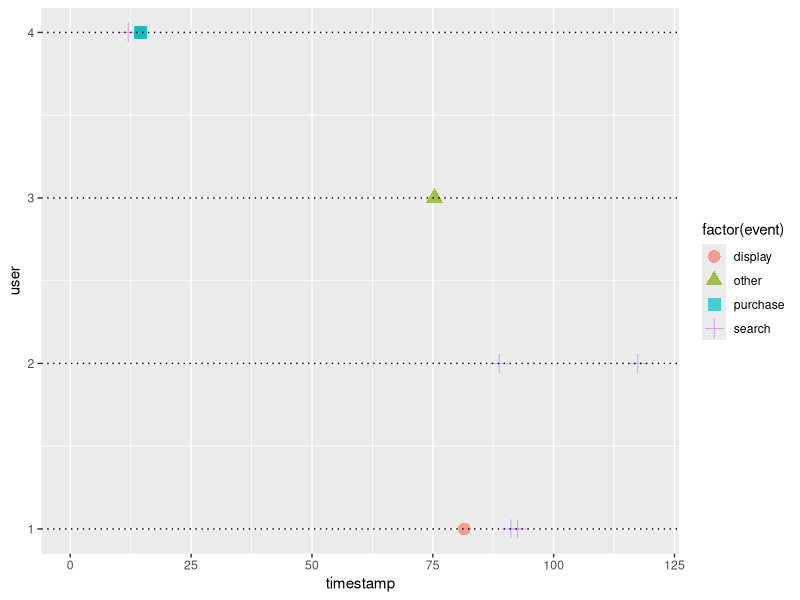

Reproduce this figure in R.
## ---- chunk 1
suppressMessages(library(MASS))
suppressMessages(library(dplyr))
suppressMessages(library(xtable))
options(xtable.comment = FALSE)
suppressMessages(library(ggplot2))
knitr::opts_chunk$set(cache = T)
## ---- chunk 2
ad_types <- c("search", "display", "other", "purchase")
K <- length(ad_types)
alpha_mean <- matrix(c(2.817, 0.0860, 0.5381, 0.6167,
                      0.1614, 1.7818, 0.2055, 0.0845,
                      0.4647, 0.1270, 8.0526, 0.8384), nrow = 3, ncol = 4)
row.names(alpha_mean) <- ad_types[1:3]
colnames(alpha_mean) <- ad_types

alpha_sd <- matrix(c(0.1765, 0.0214, 0.0562, 0.0633,
                      0.0496, 0.2314, 0.0572, 0.0347,
                      0.0654, 0.0367, 0.4117, 0.0867), nrow = 3, ncol = 4)

beta_mean <- c(34.0188, 46.8854, 51.5114)
beta_sd <- c(1.7426, 4.9370, 2.3241)
names(beta_mean) <- ad_types[1:3]

theta_mu_mean <- c(-5.3926, -6.1027, -5.8063, -9.7704) 
theta_mu_sd <- c(0.0166, 0.0212, 0.0221, 0.0762) 
names(theta_mu_mean) <- ad_types
names(theta_mu_sd) <- ad_types

Sigma_mu_mean <- matrix(c(0.4584, -0.1197, -0.4942, 0.2256,
                     -0.1197, 0.5934, -0.3380, -0.4157,
                     -0.4942, -0.3380, 1.0014, 0.0762,
                     0.2256, -0.4157, 0.0762, 2.3914), nrow = 4, ncol = 4)

Sigma_mu_sd <- matrix(c(0.0246, -0.0212, 0.0257, 0.1228,
                     0.0212, 0.0335, 0.0304, 0.1665,
                     0.0257, 0.0304, 0.0365, 0.2440,
                     0.1228, 0.1665, 0.2440, 0.2575), nrow = 4, ncol = 4)

row.names(Sigma_mu_mean) <- ad_types
colnames(Sigma_mu_mean) <- ad_types
  
psi_mean <- c(-0.5664, -0.7556, -0.6235, 0.2787)
psi_sd <- c(0.1228, 0.2348, 0.1229, 0.2160)
names(psi_mean) <- ad_types
names(psi_sd) <- ad_types

first_click_prob <- c(1199, 418, 811) %>% prop.table()
## ---- chunk 3
knitr::kable(alpha_mean, caption = "alpha", escape = F)
## ---- chunk 4
knitr::kable(beta_mean, caption = "beta", escape = F)
## ---- chunk 5
knitr::kable(theta_mu_mean, caption = "theta", escape = F)
## ---- chunk 6
knitr::kable(Sigma_mu_mean, caption = "Sigma", escape = F)
## ---- chunk 7
knitr::kable(psi_mean, caption = "psi", escape = F)
## ---- chunk 8
gammaShRaFromMeanSD <- function( mean , sd ) {
  if ( mean <=0 ) stop("mean must be > 0")
  if ( sd <=0 ) stop("sd must be > 0")
  shape = mean^2/sd^2
  rate = mean/sd^2
  return( list( shape=shape , rate=rate ) )
}

draw_params <- function() {
  alpha <- matrix(nrow = nrow(alpha_mean), ncol = ncol(alpha_mean))
  for(j in c(1:nrow(alpha_mean))) {
    for(k in c(1:ncol(alpha_mean))) {
      gam <- gammaShRaFromMeanSD(mean = alpha_mean[j,k], sd = alpha_sd[j,k])
      alpha[j,k] <- rgamma(n=1, shape = gam$shape, rate = gam$rate)
    }
  }
  
  beta <- numeric()
  for(j in c(1:length(beta_mean))) {
      gam <- gammaShRaFromMeanSD(mean = beta_mean[j], sd = beta_sd[j])
      beta[j] <- rgamma(n=1, shape = gam$shape, rate = gam$rate)
  }
  
  # TODO: check if we can use diagonal of sd here 
  psi <- mvrnorm(mu = psi_mean, 
                 Sigma = psi_sd * diag(nrow = length(psi_sd)))
  # TODO: check if we can use diagonal of sd here 
  theta_mu <- mvrnorm(mu = theta_mu_mean, 
                     Sigma = theta_mu_sd * diag(nrow = length(theta_mu_sd)))
  # TODO: Check how to draw from IW dist. using mean and sd
  Sigma_mu <- Sigma_mu_mean
  mu <- exp(mvrnorm(mu = theta_mu, Sigma = Sigma_mu))
  list(alpha = alpha, beta = beta, psi = psi, 
       theta_mu = theta_mu, Sigma_mu = Sigma_mu, mu = mu)
}
## ---- chunk 9
T <- 120
## ---- chunk 10
simulate_user_clickstream <- function(alpha, beta, psi, theta_mu, Sigma_mu, mu) {
  t = 0; n = 0; n_K = 0; m = c(alpha[j_0,] + mu) %>% sum; j = integer(); t_j = numeric()
  
  hist_intensity_decay <- function(a, b, events, current_time, event_times) {
    result <- numeric(K)
    names(result) <- ad_types
    if(length(events) == 0) return(result)
    
    for(k in 1:K){
      for(idx in 1:length(events)){
        j_l <- events[idx]
        if(j_l != K) { # do not consider purchases (K) here
          result[k] <- result[k] + 
            alpha[j_l, k] * exp(-1 * beta[j_l] * (t - event_times[idx]))
        }
      }
    }
    return(result)
  }

  repeat {
    s <- rexp(n = 1, rate = m)
    t <- t + s
    if(!is.nan(t) && t < T){
      lambda <- mu * exp(psi*n_K) + alpha[j_0, ] * exp(-1 * beta[j_0] * t)
      lambda <- lambda + hist_intensity_decay(alpha, beta, j, t, t_j)
      U <- runif(n = 1)
      if(U <= sum(lambda) / m){
        n <- n + 1
        t_j[n] <- t
        j[n] <- which(rmultinom(n = 1, size = 1, 
                                prob = lambda/sum(lambda))[,1] %in% c(1)) 
        if(j[n] == K) { # if purchase
          n_K <- n_K + 1
          m <- sum(lambda - mu * exp(psi * (n_K -1)) + mu * exp(psi * n_K))
        } else {
          m <- sum(lambda + alpha[j[n], ])
        }
      } else {
        m <- sum(lambda)
      }
    }
    
    if(t > T) return(list(timestamp = t_j, event = ad_types[j]))
  }
}

## ---- chunk 11
j_0 <- sample(length(ad_types) - 1, size = 1, prob = first_click_prob)
params <- draw_params()
data <- do.call(simulate_user_clickstream, params)
## ---- chunk 12
xtable(data.frame(time = data$timestamp, event = data$event), caption = "Simulated click stream")
## ---- chunk 13
sim_cnt <- 5
## ---- chunk 14
users <- data.frame()
for(i in 1:sim_cnt) {
  j_0 <- sample(length(ad_types) - 1, size = 1, prob = first_click_prob)
  params <- draw_params()
  data <- do.call(simulate_user_clickstream, params)
  users <- users %>% 
    rbind(data_frame(user = rep.int(i, length(data$event)), 
                     event = data$event, 
                     timestamp=data$timestamp))
}
## ---- chunk 15
ggplot(users, aes(x = timestamp, y = user, 
                  label = event, color = factor(event), 
                  shape = factor(event),
                  xmax = T)) +
  geom_point(size = 4, alpha = .7) +
  geom_hline(aes(yintercept = user), lty="dotted") + 
  xlim(0, T)
